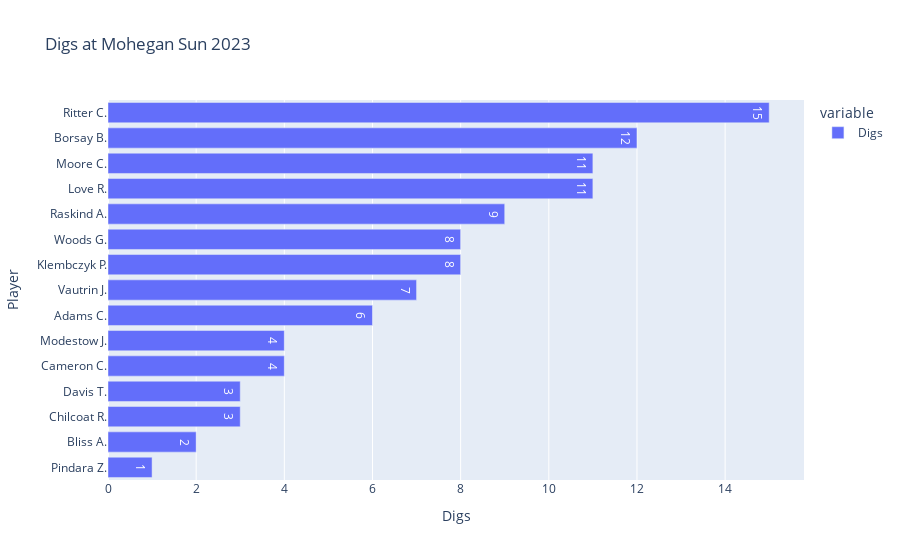

Notebook cell for this chart:
### Code cell
get_plotly_figure_for_column("Digs")

### Figure 1 — Plotly figure (JSON) as saved in the notebook; plotly's stock layout.template omitted (floating-point values rounded to 4 significant figures)
{"data": [{"alignmentgroup": "True", "hovertemplate": "variable=Digs<br>Digs=%{x}<br>Player=%{y}<br>text=%{text}<extra></extra>", "legendgroup": "Digs", "marker": {"color": "#636efa"}, "name": "Digs", "offsetgroup": "Digs", "orientation": "h", "showlegend": true, "text": [1, 2, 3, 3, 4, 4, 6, 7, 8, 8, 9, 11, 11, 12, 15], "textposition": "auto", "type": "bar", "x": [1, 2, 3, 3, 4, 4, 6, 7, 8, 8, 9, 11, 11, 12, 15], "xaxis": "x", "y": ["Pindara Z.", "Bliss A.", "Chilcoat R.", "Davis T.", "Cameron C.", "Modestow J.", "Adams C.", "Vautrin J.", "Klembczyk P.", "Woods G.", "Raskind A.", "Love R.", "Moore C.", "Borsay B.", "Ritter C."], "yaxis": "y"}], "layout": {"barmode": "relative", "legend": {"title": {"text": "variable"}, "tracegroupgap": 0}, "title": {"text": "Digs at Mohegan Sun 2023"}, "xaxis": {"anchor": "y", "domain": [0, 1], "title": {"text": "Digs"}}, "yaxis": {"anchor": "x", "domain": [0, 1], "title": {"text": "Player"}}}}
